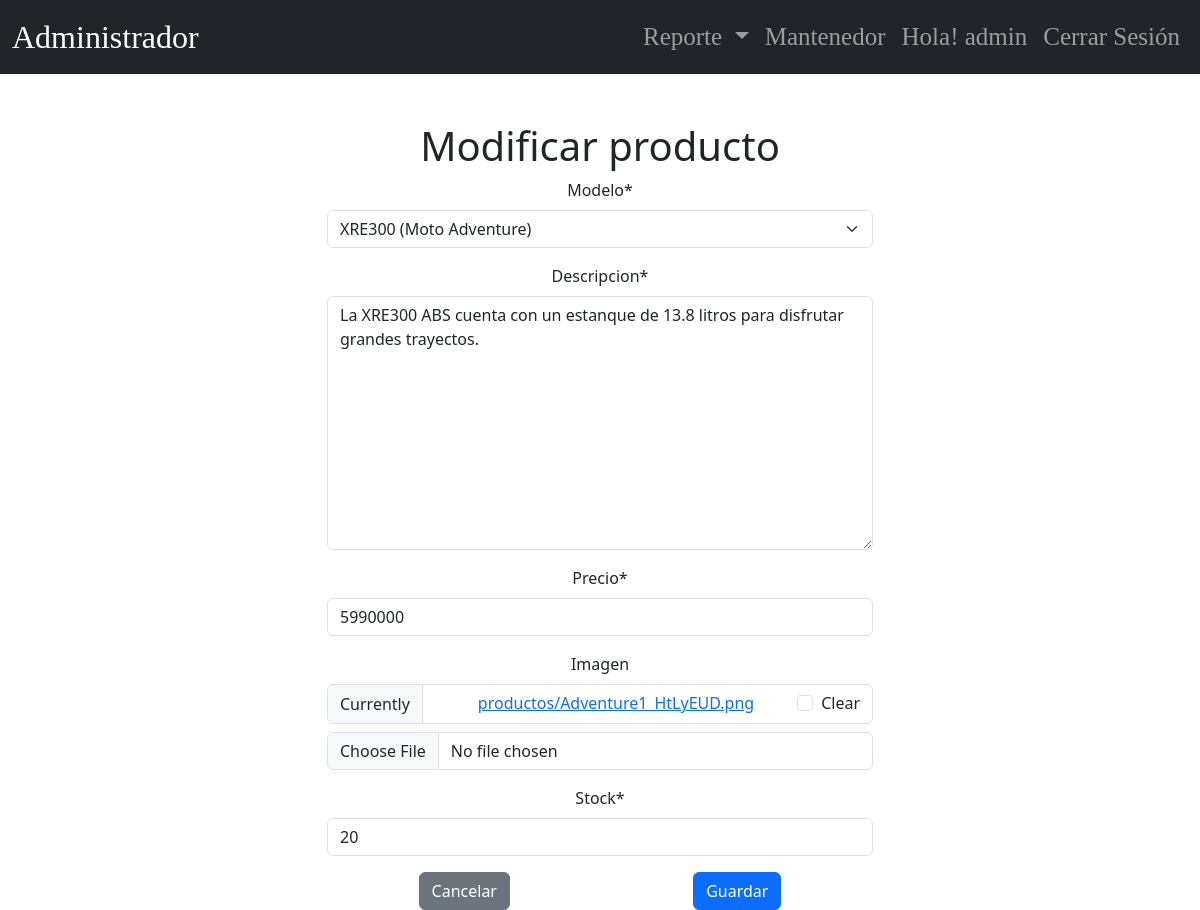
Before: /administrador/productos/1/editar/ (signed in) with the older database file.
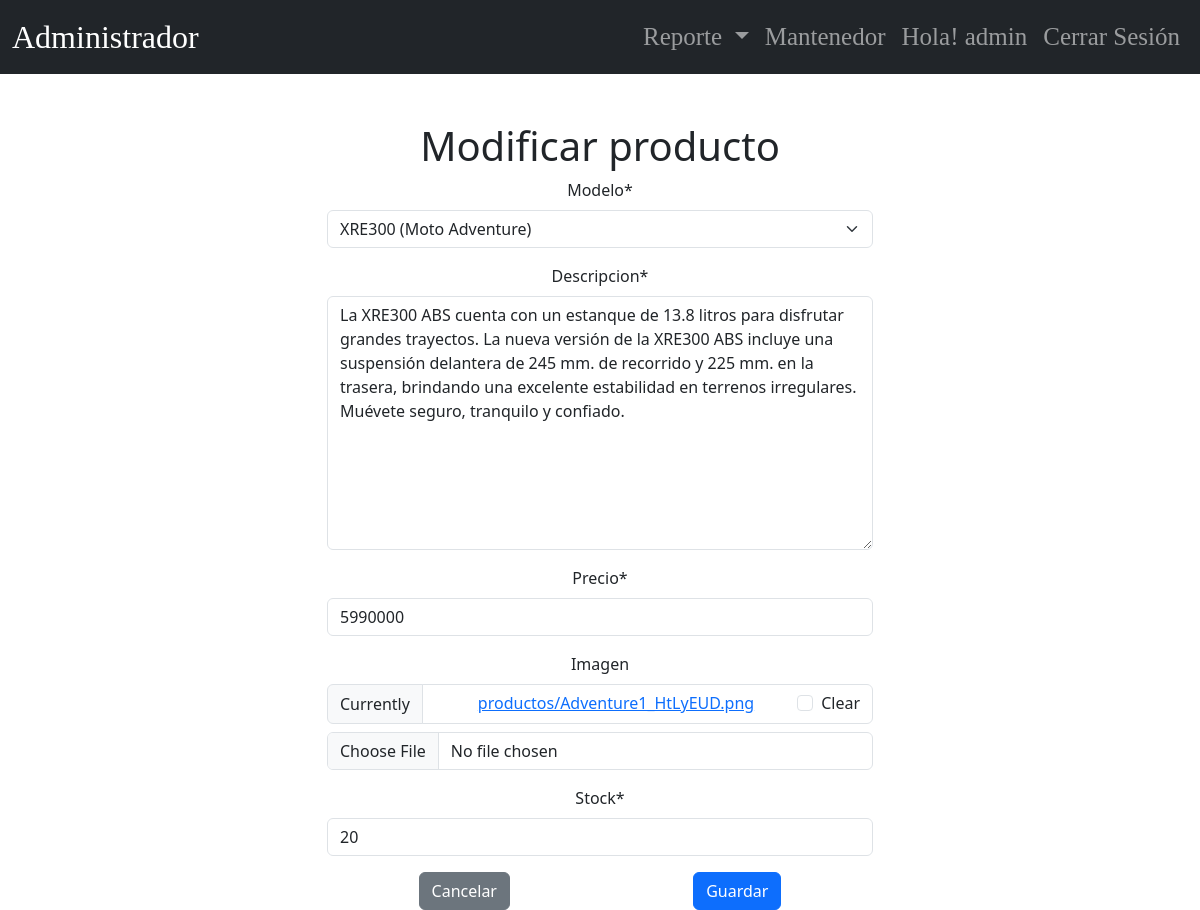
After: the same page with the newer database file.
### administrador/models.py (models this page shows, shortened)
class Producto(models.Model):
    modelo = models.ForeignKey(ModeloMoto, on_delete=models.PROTECT)
    descripcion = models.TextField()
    precio = models.IntegerField()
    imagen = models.ImageField(upload_to="productos/", null=True, blank=True)
    stock = models.PositiveIntegerField()
    objects: models.Manager = models.Manager()

### administrador/views.py (the view)
@login_required
@permission_required("administrador.change_producto", raise_exception=True)
def modificar_producto(request, id):
    producto = get_object_or_404(Producto, id=id)
    if request.method == "POST":
        formulario = ProductoForm(request.POST, request.FILES, instance=producto)
        if formulario.is_valid():
            formulario.save()
            messages.success(request, "Producto modificado correctamente.")
            return redirect("administrador:lista_productos")
    else:
        formulario = ProductoForm(instance=producto)
    return render(
        request,
        "administrador/modificarProducto.html",
        {"form": formulario, "producto": producto},
    )

### administrador/forms.py
class ProductoForm(forms.ModelForm):
    class Meta:
        model = Producto
        fields = "__all__"

### administrador/models.py (called while the page is built)
    def __str__(self):
        return str(self.nombre)

    def __str__(self):
        return f"{self.nombre} ({self.tipo})"

### administrador/templates/administrador/modificarProducto.html (shortened to what this page needs)
{% extends 'administrador/baseProducto.html' %}
{% block contenido %}
{% load crispy_forms_tags %}
<div class="container mt-5">
    <div class="row justify-content-center">
        <div class="col-12 col-md-6" style="display:flex; justify-content:center; align-items:center;">
            <form action="" method="post" enctype="multipart/form-data" class="text-center" style="width: 100%;">
                <h1>Modificar producto</h1>
                {{ form | crispy }}
                <div class="d-flex justify-content-around mt-3">
                    <input type="reset" value="Cancelar" class="btn btn-secondary">
                    <input type="submit" value="Guardar" class="btn btn-primary">
                </div>
            </form>
        </div>
    </div>
</div>
{% endblock %}

### administrador/templates/administrador/baseProducto.html (shortened to what this page needs)
<!DOCTYPE html>
<html lang="en">
<head>
    {% load static %}
    <link rel="stylesheet" href="{% static 'app/css/administrador.css' %}">
    <link href="https://cdn.jsdelivr.net/npm/bootstrap@5.3.3/dist/css/bootstrap.min.css" rel="stylesheet"
>
</head>
<body class="fondo">
    <nav class="navbar navbar-expand-md navbar-dark bg-dark">
        <div class="container-fluid">
            <a class="navbar-brand fs-2" href="#">Administrador</a>
            <div class="collapse navbar-collapse justify-content-end" id="navbarNav">
                <ul class="navbar-nav">
                    <li class="nav-item dropdown">
                        <a class="nav-link dropdown-toggle" href="#" role="button" data-bs-toggle="dropdown"
                            aria-expanded="false">
                            Reporte
                        </a>
                    </li>
                    <li class="nav-item">
                        <a class="nav-link" href="#">Mantenedor</a>
                    </li>
                    {% block user_info %}
                    {% if user.is_authenticated %}
                    <li class="nav-item">
                        <a class="nav-link" href="#">Hola! {{ user.username|striptags }}</a>
                    </li>
                    <li class="nav-item">
                        <form method="POST" action="{% url 'logout' %}">
                            <button type="submit" class="btn btn-link nav-link">Cerrar Sesión</button>
                        </form>
                    </li>
                    {% else %}
                    <li class="nav-item">
                        <a class="nav-link" href="{% url 'login' %}">Login</a>
                    </li>
                    {% endif %}
                    {% endblock user_info %}
                </ul>
            </div>
        </div>
    </nav>
    <div>
        {% block contenido%}
        {% endblock %}
    </div>
</body>
</html>

### app/static/app/css/administrador.css (style rules this page uses)
nav { font-family: 'Agency fb'; font-size: 25px; }
.fondo { background-image: url('../img/fondo_moto.jpg'); background-size: cover; background-position: center; background-attachment: fixed; position: relative; }

Changed rows visible on the page:
changed Producto "XRE300 (Moto Adventure)": descripcion "La XRE300 ABS cuenta con un estanque de 13.8 litros para disfrutar grandes trayectos." → "…para disfrutar grandes trayectos. La nueva versión de la XRE300 ABS incluye una suspensión delantera de 245 mm. de recorrido y 225 mm. en la trasera, brindando una excelente estabilidad en terrenos irregulares. Muévete seguro, tranquilo y confiado."
